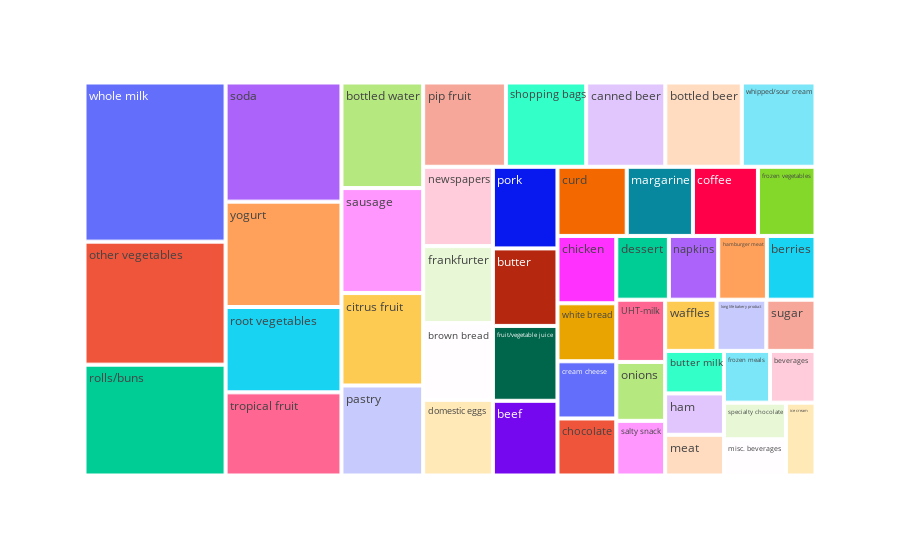

Notebook code for this chart:
### Code cell
fig = px.treemap(item, path=['Item'], values='Count')
fig.show()

### Figure 1 — Plotly figure (JSON) as saved in the notebook; plotly's stock layout.template omitted (floating-point values rounded to 4 significant figures)
{"data": [{"branchvalues": "total", "domain": {"x": [0, 1], "y": [0, 1]}, "hovertemplate": "labels=%{label}<br>Count=%{value}<br>parent=%{parent}<br>id=%{id}<extra></extra>", "ids": ["UHT-milk", "beef", "berries", "beverages", "bottled beer", "bottled water", "brown bread", "butter", "butter milk", "canned beer", "chicken", "chocolate", "citrus fruit", "coffee", "cream cheese ", "curd", "dessert", "domestic eggs", "frankfurter", "frozen meals", "frozen vegetables", "fruit/vegetable juice", "ham", "hamburger meat", "ice cream", "long life bakery product", "margarine", "meat", "misc. beverages", "napkins", "newspapers", "onions", "other vegetables", "pastry", "pip fruit", "pork", "rolls/buns", "root vegetables", "salty snack", "sausage", "shopping bags", "soda", "specialty chocolate", "sugar", "tropical fruit", "waffles", "whipped/sour cream", "white bread", "whole milk", "yogurt"], "labels": ["UHT-milk", "beef", "berries", "beverages", "bottled beer", "bottled water", "brown bread", "butter", "butter milk", "canned beer", "chicken", "chocolate", "citrus fruit", "coffee", "cream cheese ", "curd", "dessert", "domestic eggs", "frankfurter", "frozen meals", "frozen vegetables", "fruit/vegetable juice", "ham", "hamburger meat", "ice cream", "long life bakery product", "margarine", "meat", "misc. beverages", "napkins", "newspapers", "onions", "other vegetables", "pastry", "pip fruit", "pork", "rolls/buns", "root vegetables", "salty snack", "sausage", "shopping bags", "soda", "specialty chocolate", "sugar", "tropical fruit", "waffles", "whipped/sour cream", "white bread", "whole milk", "yogurt"], "name": "", "parents": ["", "", "", "", "", "", "", "", "", "", "", "", "", "", "", "", "", "", "", "", "", "", "", "", "", "", "", "", "", "", "", "", "", "", "", "", "", "", "", "", "", "", "", "", "", "", "", "", "", ""], "type": "treemap", "values": [320, 508, 326, 248, 678, 908, 563, 527, 263, 702, 417, 353, 795, 473, 354, 504, 353, 555, 565, 251, 419, 509, 256, 327, 227, 268, 482, 252, 236, 331, 582, 303, 1827, 774, 734, 555, 1646, 1041, 281, 903, 712, 1453, 239, 265, 1014, 277, 654, 359, 2363, 1285]}], "layout": {"legend": {"tracegroupgap": 0}, "margin": {"t": 60}}}
